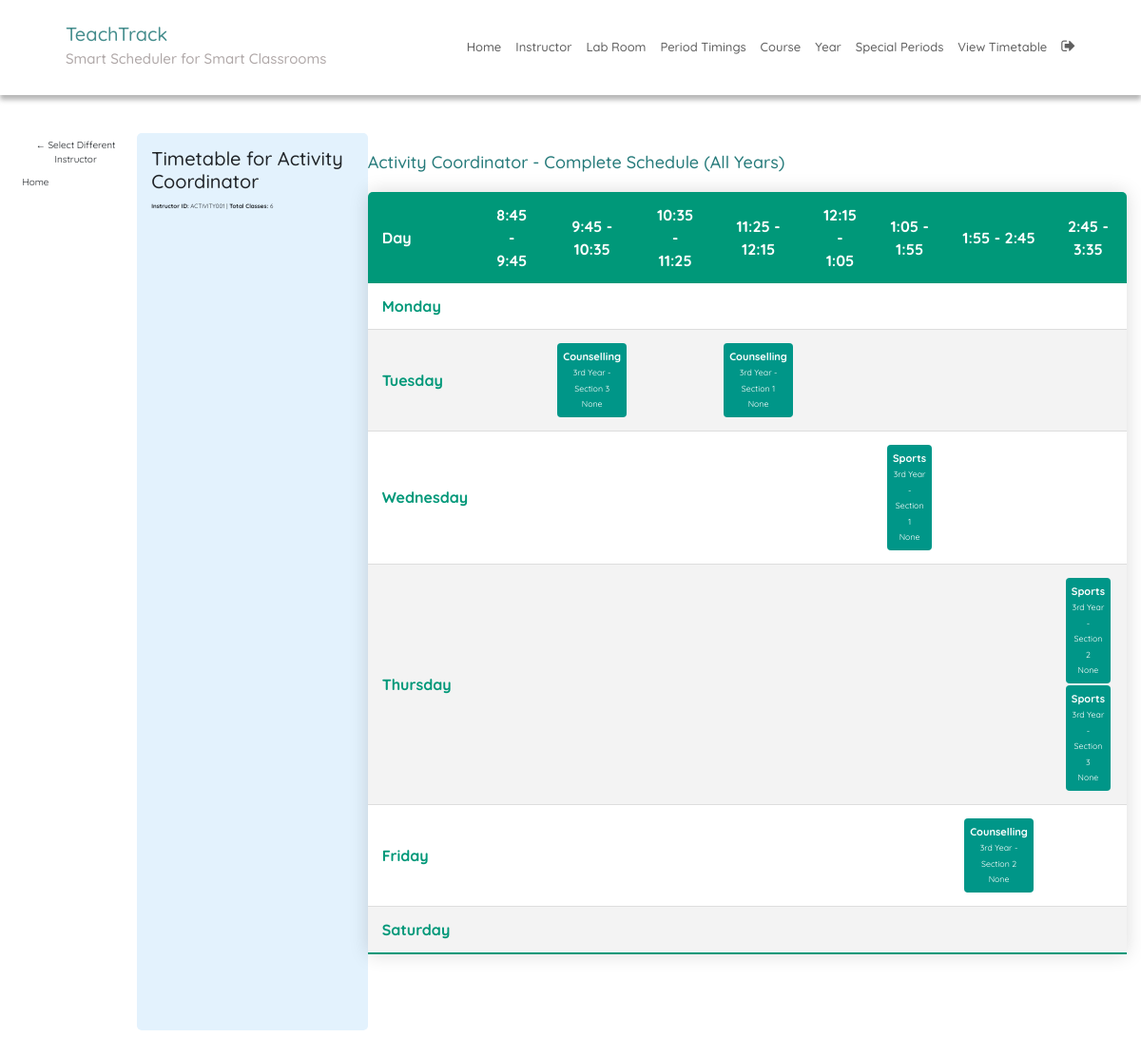
The page /timetable/instructor/?instructor=60 (signed in) on the database its author committed.
### SchedulerApp/models.py (models this page shows, shortened)
class Instructor(models.Model):
    uid = models.CharField(max_length=6)
    name = models.CharField(max_length=25)
    email = models.EmailField(unique=True, blank=True, null=True, help_text="Email ID for login")
    department = models.CharField(max_length=10, null=True, blank=True, help_text="Department code: IT, EC, ME, etc.")
    designation = models.CharField(max_length=20, choices=DESIGNATION_CHOICES, default='ASST_PROF', help_text="Professor, Associate Professor, or Assistant Professor")
    user = models.OneToOneField(User, on_delete=models.CASCADE, null=True, blank=True, related_name='instructor_profile')

class Course(models.Model):
    course_number = models.CharField(max_length=10, primary_key=True)
    course_name = models.CharField(max_length=40)
    max_numb_students = models.CharField(max_length=65)
    instructors = models.ManyToManyField(Instructor)
    course_type = models.CharField(max_length=10, choices=COURSE_TYPE, default='THEORY')
    lab_rooms = models.ManyToManyField(LabRoom, blank=True)
    hours_per_week = models.IntegerField(default=3)
    max_continuous_hours = models.IntegerField(default=1)
    priority = models.IntegerField(default=1)
    dept_code = models.CharField(max_length=10, null=True, blank=True, help_text="Department code: IT, EC, ME, etc.")

class Year(models.Model):
    year_name = models.CharField(max_length=20)  # e.g. "2nd Year"
    courses = models.ManyToManyField(Course)
    lunch_period = models.IntegerField(
        default=5,
        validators=[MinValueValidator(1), MaxValueValidator(8)],
        help_text="Which time slot is lunch break (1-8). 1st year=4 (11:25-12:15), Others=5 (12:15-1:05)"
    )

### SchedulerApp/views.py (the view)
# urls.py: path('timetable/instructor/', instructor_timetable, name='instructor_timetable'),
@login_required
def instructor_timetable(request):
    instructor_id = request.GET.get('instructor')
    if not instructor_id:
        return instructor_timetable_select(request)
    try:
        selected_instructor = Instructor.objects.get(id=instructor_id)
    except Instructor.DoesNotExist:
        return instructor_timetable_select(request)
    entries = TimetableEntry.objects.filter(instructor=selected_instructor).select_related(
        'course', 'year', 'meeting_time', 'lab_room'
    )
    seen = {}
    unique_entries = []
    for entry in entries:
        key = (
            entry.year_id,
            entry.section_number,
            entry.course_id,
            entry.meeting_time.day,
            entry.meeting_time.time,
            entry.lab_room_id if entry.lab_room else None
        )
        if key not in seen:
            seen[key] = entry
            unique_entries.append(entry)
    classes = []
    for entry in unique_entries:
        cls = Class(entry.year, entry.section_number, entry.course)
        cls.set_instructor(entry.instructor)
        cls.set_meetingTime(entry.meeting_time)
        cls.room = entry.lab_room
        classes.append(cls)
    return render(request, 'instructor_timetable.html', {
        'schedule': classes,
        'instructor': selected_instructor,
        'timeSlots': TIME_SLOTS,
        'weekDays': DAYS_OF_WEEK,
        'total_classes': len(classes)
    })

### SchedulerApp/templatetags/index.py (called while the page is built)
@register.tag
def active(parser, token):
    args = token.split_contents()
    template_tag = args[0]
    if len(args) < 2:
        raise template.TemplateSyntaxError(
            f'{template_tag} tag requires at least one argument'
        )
    return NavSelectedNode(args[1:])

    def render(self, context):
        path = context['request'].path
        for p in self.patterns:
            pValue = template.Variable(p).resolve(context)
            if path == pValue:
                return 'active'
        return ''

### SchedulerApp/views.py (called while the page is built)
    def set_instructor(self, instructor):
        self.instructor = instructor

    def set_meetingTime(self, meetingTime):
        self.meeting_time = meetingTime

### templates/instructor_timetable.html
{% extends 'base.html' %}
{% block content %}
{% load static %}
{% load index %}
<div style="margin-bottom:20px;">
  <a href="{% url 'instructor_timetable_select' %}" class="btn">← Select Different Instructor</a>
  <a href="{% url 'home' %}" class="btn">Home</a>
</div>
<div style="background: #e3f2fd; padding: 15px; border-radius: 5px; margin-bottom: 20px;">
  <h2 style="margin: 0 0 10px 0;">Timetable for {{ instructor.name }}</h2>
  <p style="margin: 0;">
    <strong>Instructor ID:</strong> {{ instructor.uid }} |
    <strong>Total Classes:</strong> {{ total_classes }}
  </p>
</div>
<div>
  <h2 class="secHead">{{ instructor.name }} - Complete Schedule (All Years)</h2>
  <table class="timetable">
    <thead>
      <tr>
        <th>Day</th>
        {% for time in timeSlots %}
        <th>{{ time.0 }}</th>
        {% endfor %}
      </tr>
    </thead>
    <tbody>
      {% for week in weekDays %}
      <tr>
        <th>{{ week.0 }}</th>
        {% for time in timeSlots %}
        <td>
          {% for class in schedule %}
            {% if class.meeting_time.day == week.0 and class.meeting_time.time == time.0 %}
              <div style="background: #009688; color: white; padding: 6px; margin: 2px; border-radius: 4px; font-size: 11px;">
                <strong>{{ class.course.course_name }}</strong><br>
                <small>{{ class.year.year_name }} - Section {{ class.section_number }}</small><br>
                <small>{{ class.room }}</small>
              </div>
            {% endif %}
          {% endfor %}
        </td>
        {% endfor %}
      </tr>
      {% endfor %}
    </tbody>
  </table>
</div>
{% endblock %}

### static/CSS/style.css (style rules this page uses)
:root { --green1: #57ACAC; --green2: #38c0b3; --green3: #257a7a; --green4: #0FCD9D; --green5: #01d7a7; --green6: #00BE8E; --green7: #009879; --white: #fff; --grey: #aaa; --dark-grey: #444; --light-grey: #a29999; --lighter-grey: #dddddd; --lightest-grey: #f3f3f3; --box-shadow: #9e9292; }
html { font-size: 100%; box-sizing: border-box; scroll-behavior: smooth; }
html, body { margin: 0; padding: 0; width: 100vw; min-height: 100%; text-rendering: optimizeLegibility; font-family: "Quicksand", sans-serif; font-size: 62.5%; }
body { position: relative; }
a { text-decoration: none; }
.secHead { margin-top: 2rem; margin-bottom: 20px; color: var(--green3); font-size: 1.8rem; }
.editTable, .timetable { border-collapse: collapse; margin-top: 2rem; font-size: 0.9em; min-width: 40rem; border-radius: 5px 5px 0 0; overflow: hidden; box-shadow: 0 0 20px rgba(0, 0, 0, 0.15); text-align: center; }
.editTable thead tr, .timetable thead tr { background-color: var(--green7); color: var(--white); font-weight: bold; }
.editTable th, .editTable td, .timetable th, .timetable td { padding: 1.2rem 1.5rem; }
.editTable tbody tr, .timetable tbody tr { border-bottom: 1px solid var(--lighter-grey); }
.editTable tbody tr:nth-of-type(even), .timetable tbody tr:nth-of-type(even) { background-color: var(--lightest-grey); }
.editTable tbody tr:last-of-type, .timetable tbody tr:last-of-type { border-bottom: 2px solid var(--green7); }
.timetable { font-size: 1.6rem; width: 100%; margin-bottom: 100px; }
.timetable th { font-weight: bolder; }
.timetable tr > th:first-child { text-align: left; }
.timetable tbody tr > th:first-child { text-align: left; color: var(--green7); }

### rows shown on the page
Instructor: name "Activity Coordinator", uid "ACTIVITY001"
Course: course.course_name "Counselling" "Counselling" "Counselling"
Year: year.year_name "3rd Year" "3rd Year" "3rd Year" "3rd Year" "3rd Year" "3rd Year"
Course: course.course_name "Sports" "Sports" "Sports"

### other values the page prints
{{ total_classes }} "6"
{{ time.0 }} "8:45 - 9:45" "9:45 - 10:35" "10:35 - 11:25" "11:25 - 12:15" "12:15 - 1:05" "1:05 - 1:55" "1:55 - 2:45" "2:45 - 3:35"
{{ week.0 }} "Monday" "Tuesday" "Wednesday" "Thursday" "Friday" "Saturday"
{{ class.section_number }} "3" "1" "1" "2" "3" "2"
{{ class.room }} "None" "None" "None" "None" "None" "None"
